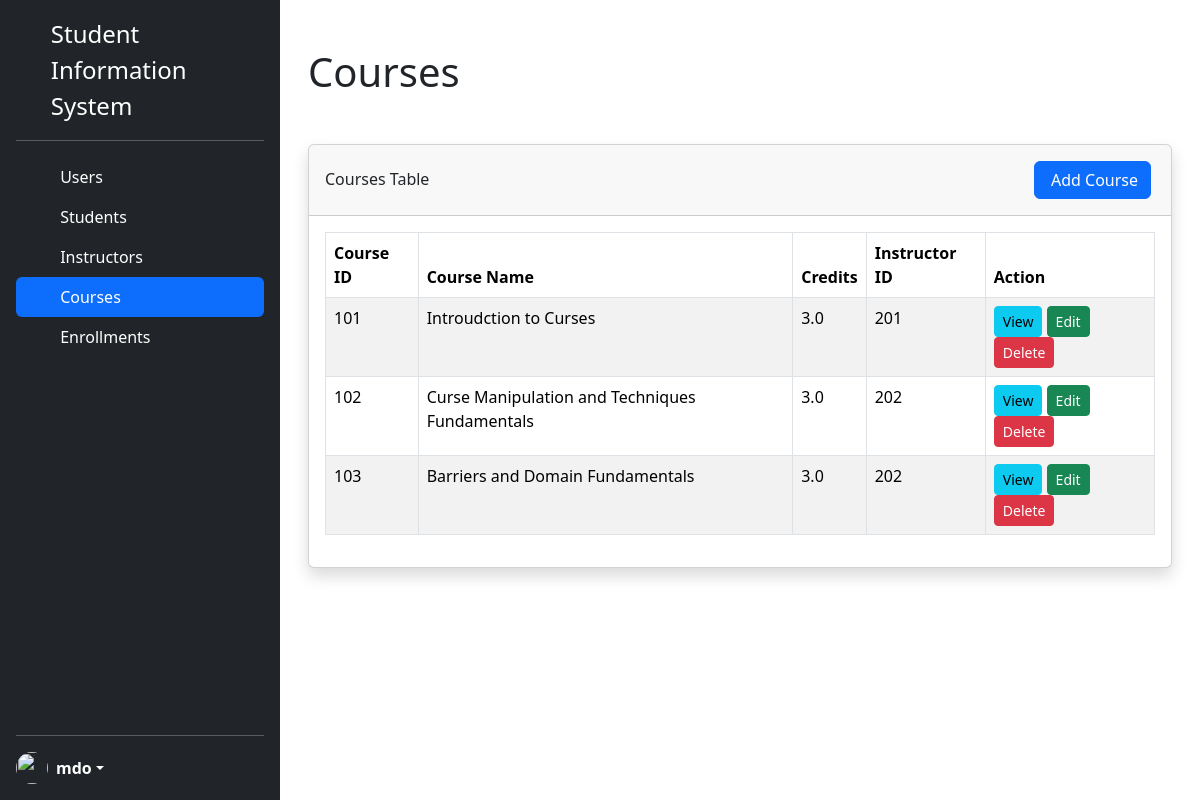
The page /course.php on the database its author committed.
### tables this page shows
CREATE TABLE courses (
    CourseId INT NOT NULL AUTO_INCREMENT,
    CourseName VARCHAR(50) NOT NULL,
    Credits DECIMAL(2,1) NOT NULL,
    InstructorId INT NOT NULL,
    PRIMARY KEY (CourseID),
    FOREIGN KEY (InstructorId) REFERENCES instructors(InstructorId)
);

### course.php (the view, shortened to what this page needs)
<!doctype html>
<html lang="en">
  <head>
    <link href="https://cdn.jsdelivr.net/npm/bootstrap@5.3.2/dist/css/bootstrap.min.css" rel="stylesheet">
    <link rel="stylesheet" href="//cdn.jsdelivr.net/npm/alertifyjs@1.13.1/build/css/alertify.min.css"/>
</head>
<body>
    <div class="container-fluid">
        <div class="row flex-nowrap">
            <div class="d-flex flex-column flex-shrink-0 p-3 text-bg-dark min-vh-100" style="width: 280px;">
                <a href="#" class="d-flex align-items-center mb-3 mb-md-0 me-md-auto text-white text-decoration-none">
                    <svg class="bi pe-none me-2" width="40" height="32"><use xlink:href="#bootstrap"/></svg>
                    <span class="fs-4">Student Information System</span>
                </a>
                <hr>
                <ul class="nav nav-pills flex-column mb-auto">
                <li class="nav-item">
                    <a href="index.php" class="nav-link text-white" aria-current="page">
                    <svg class="bi pe-none me-2" width="16" height="16"><use xlink:href="#index"/></svg>
                    Users
                    </a>
                </li>
                <li>
                    <a href="student.php" class="nav-link text-white">
                    <svg class="bi pe-none me-2" width="16" height="16"><use xlink:href="#speedometer2"/></svg>
                    Students
                    </a>
                </li>
                <li>
                    <a href="instructor.php " class="nav-link text-white">
                    <svg class="bi pe-none me-2" width="16" height="16"><use xlink:href="#table"/></svg>
                    Instructors
                    </a>
                </li>
                <li>
                    <a href="course.php" class="nav-link active">
                    <svg class="bi pe-none me-2" width="16" height="16"><use xlink:href="#grid"/></svg>
                    Courses
                    </a>
                </li>
                <li>
                    <a href="enrollments.php" class="nav-link text-white">
                    <svg class="bi pe-none me-2" width="16" height="16"><use xlink:href="#people-circle"/></svg>
                    Enrollments
                    </a>
                </li>
                </ul>
                <hr>
                <div class="dropdown">
                <a href="#" class="d-flex align-items-center text-white text-decoration-none dropdown-toggle" data-bs-toggle="dropdown" aria-expanded="false">
                    <img src="https://github.com/mdo.png" alt="" width="32" height="32" class="rounded-circle me-2">
                    <strong>mdo</strong>
                </a>
                </div>
            </div>
            <div class="col mx-3">
            <h1 class="my-5">Courses</h1>
            <div class="card shadow">
                <div class="card-header py-3 d-flex flex-row align-items-center justify-content-between">
                    <h6 class="m-0 me-auto font-weight-bold">Courses Table</h6>
                    <button type="button" class="btn btn-primary mx-1" data-bs-toggle="modal" data-bs-target="#courseAddModal"><i class="fa-solid fa-plus me-1"></i>Add Course</button>
                </div>
                <div class="card-body">
                    <table id="myTable" class="table table-bordered table-striped">
                        <thead>
                            <tr>
                                <th>Course ID</th>
                                <th>Course Name</th>
                                <th>Credits</th>
                                <th>Instructor ID</th>
                                <th>Action</th>
                            </tr>
                        </thead>
                        <tbody>
                            <?php
                            require 'dbcon.php';
                            $query = "SELECT * FROM courses";
                            $query_run = mysqli_query($con, $query);
                            if(mysqli_num_rows($query_run) > 0)
                            {
                                foreach($query_run as $course)
                                {
                                    ?>
                                    <tr>
                                        <td><?= $course['CourseId'] ?></td>
                                        <td><?= $course['CourseName'] ?></td>
                                        <td><?= $course['Credits'] ?></td>
                                        <td><?= $course['InstructorId'] ?></td>
                                        <td>
                                            <button type="button" value="<?=$course['CourseId'];?>" class="viewCourseBtn btn btn-info btn-sm">View</button>
                                            <button type="button" value="<?=$course['CourseId'];?>" class="editCourseBtn btn btn-success btn-sm">Edit</button>
                                            <button type="button" value="<?=$course['CourseId'];?>" class="deleteCourseBtn btn btn-danger btn-sm">Delete</button>
                                        </td>
                                    </tr>
                                    <?php
                                }
                            }
                            ?>
                        </tbody>
                    </table>
                </div>
            </div>
            </div>
        </div>
    </div>
</body>
</html>

### rows shown on the page
courses: CourseId "101", CourseName "Introudction to Curses", Credits "3.0", InstructorId "201"
courses: CourseId "102", CourseName "Curse Manipulation and Techniques Fundamentals", Credits "3.0", InstructorId "202"
courses: CourseId "103", CourseName "Barriers and Domain Fundamentals", Credits "3.0", InstructorId "202"
